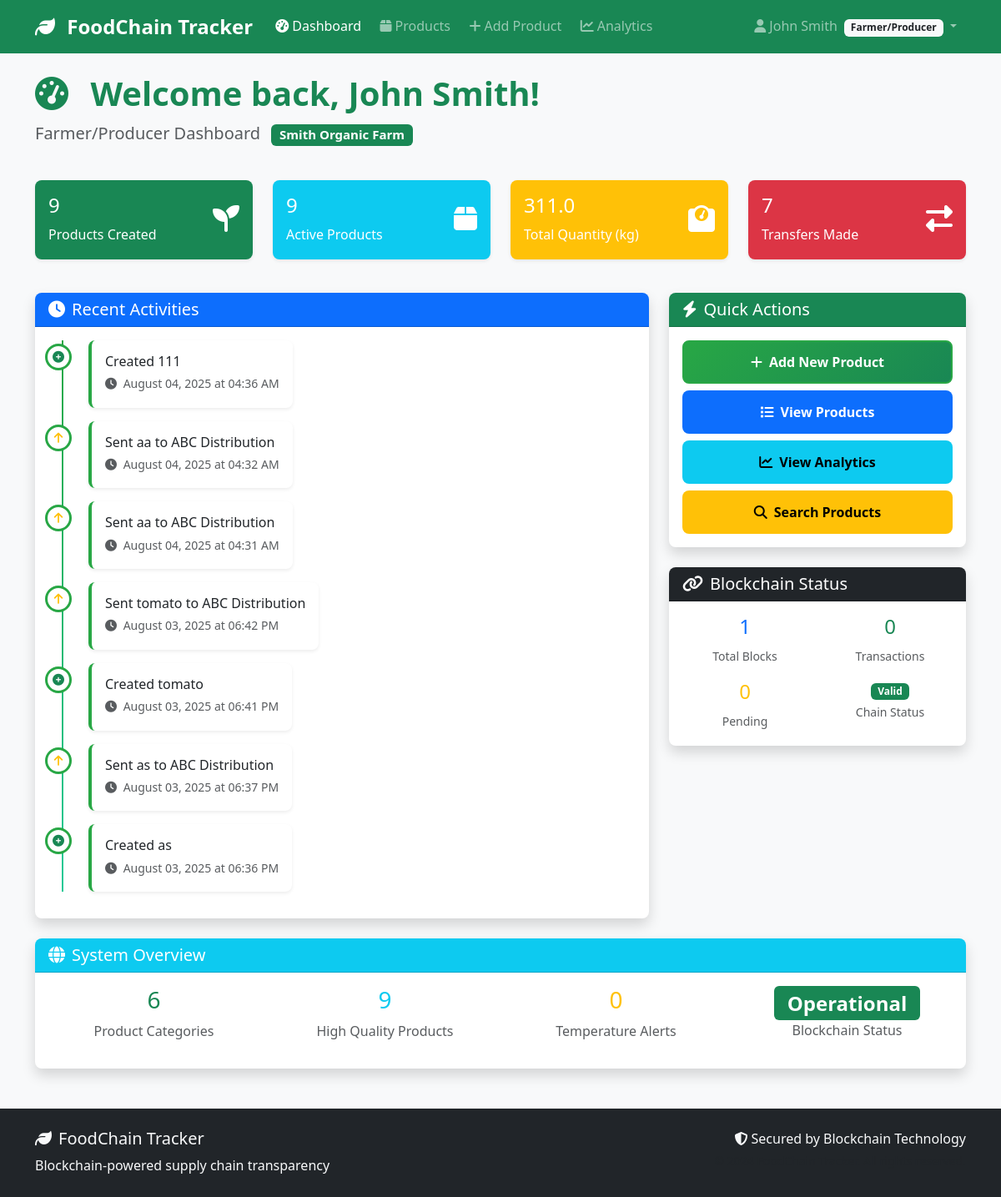
The page /dashboard/ (signed in) on the database its author committed.
### models/user.py (models this page shows, shortened)
class User(UserMixin, db.Model):
    __tablename__ = 'users'
    id = db.Column(db.Integer, primary_key=True)
    username = db.Column(db.String(80), unique=True, nullable=False)
    email = db.Column(db.String(120), unique=True, nullable=False)
    password_hash = db.Column(db.String(200), nullable=False)
    full_name = db.Column(db.String(100), nullable=False)
    phone = db.Column(db.String(20))
    address = db.Column(db.Text)
    role = db.Column(db.String(20), nullable=False)  # 'farmer', 'distributor', 'retailer', 'inspector'
    company_name = db.Column(db.String(100))
    license_number = db.Column(db.String(50))  # Business license or certification
    is_active = db.Column(db.Boolean, default=True)
    is_verified = db.Column(db.Boolean, default=False)  # For business verification
    created_at = db.Column(db.DateTime, default=datetime.utcnow)
    last_login = db.Column(db.DateTime)
    products_created = db.relationship('Product', foreign_keys='Product.created_by',
                                     backref='creator', lazy='dynamic')
    sent_transactions = db.relationship('Transaction', foreign_keys='Transaction.from_user_id',
                                      backref='sender', lazy='dynamic')
    received_transactions = db.relationship('Transaction', foreign_keys='Transaction.to_user_id',
                                          backref='receiver', lazy='dynamic')
    def get_role_display(self):
        role_names = {
            'farmer': 'Farmer/Producer',
            'distributor': 'Distributor',
            'retailer': 'Retailer',
            'inspector': 'Inspector'
        }
        return role_names.get(self.role, self.role.title())
    def can_create_products(self):
        return self.role == 'farmer'

### models/blockchain.py (models this page shows, shortened)
class Transaction(db.Model):
    __tablename__ = 'transactions'
    id = db.Column(db.Integer, primary_key=True)
    transaction_id = db.Column(db.String(100), unique=True, nullable=False)
    block_index = db.Column(db.Integer)  # Which block contains this transaction
    product_id = db.Column(db.Integer, db.ForeignKey('products.id'), nullable=False)
    from_user_id = db.Column(db.Integer, db.ForeignKey('users.id'), nullable=False)
    to_user_id = db.Column(db.Integer, db.ForeignKey('users.id'), nullable=False)
    transaction_type = db.Column(db.String(50), nullable=False)  # 'create', 'transfer', 'receive'
    quantity = db.Column(db.Float, nullable=False)
    notes = db.Column(db.Text)
    location = db.Column(db.String(200))
    latitude = db.Column(db.Float)
    longitude = db.Column(db.Float)
    temperature = db.Column(db.Float)
    humidity = db.Column(db.Float)
    pressure = db.Column(db.Float)
    vehicle_id = db.Column(db.String(50))
    transport_method = db.Column(db.String(50))  # 'truck', 'ship', 'plane', etc.
    expected_delivery = db.Column(db.DateTime)
    quality_check_passed = db.Column(db.Boolean, default=True)
    quality_notes = db.Column(db.Text)
    signature = db.Column(db.Text)
    timestamp = db.Column(db.DateTime, default=datetime.utcnow)
    created_at = db.Column(db.DateTime, default=datetime.utcnow)

### routes/dashboard.py (the view)
@dashboard_bp.route('/')
@login_required
def main():
    blockchain_info = get_blockchain_info()
    user_stats = get_user_statistics(current_user)
    recent_activities = get_recent_activities(current_user)
    system_overview = get_system_overview()
    return render_template('dashboard/main.html',
                         user=current_user,
                         blockchain_info=blockchain_info,
                         user_stats=user_stats,
                         recent_activities=recent_activities,
                         system_overview=system_overview)

### templates/dashboard/main.html (shortened to what this page needs)
{% extends "base.html" %}
{% block content %}
<div class="row mb-4">
    <div class="col-12">
        <h1 class="display-6 fw-bold text-success">
            <i class="fas fa-tachometer-alt me-3"></i>
            Welcome back, {{ current_user.full_name }}!
        </h1>
        <p class="lead text-muted">
            {{ current_user.get_role_display() }} Dashboard
            <span class="badge bg-success ms-2">{{ current_user.company_name or 'Individual' }}</span>
        </p>
    </div>
</div>
<div class="row mb-4">
    {% if current_user.role == 'farmer' %}
        <div class="col-md-3 mb-3">
            <div class="card bg-success text-white">
                <div class="card-body">
                    <div class="d-flex justify-content-between">
                        <div>
                            <h4 class="card-title">{{ user_stats.products_created or 0 }}</h4>
                            <p class="card-text">Products Created</p>
                        </div>
                        <div class="align-self-center">
                            <i class="fas fa-seedling fa-2x"></i>
                        </div>
                    </div>
                </div>
            </div>
        </div>
        <div class="col-md-3 mb-3">
            <div class="card bg-info text-white">
                <div class="card-body">
                    <div class="d-flex justify-content-between">
                        <div>
                            <h4 class="card-title">{{ user_stats.active_products or 0 }}</h4>
                            <p class="card-text">Active Products</p>
                        </div>
                        <div class="align-self-center">
                            <i class="fas fa-box fa-2x"></i>
                        </div>
                    </div>
                </div>
            </div>
        </div>
        <div class="col-md-3 mb-3">
            <div class="card bg-warning text-white">
                <div class="card-body">
                    <div class="d-flex justify-content-between">
                        <div>
                            <h4 class="card-title">{{ "%.1f"|format(user_stats.total_quantity or 0) }}</h4>
                            <p class="card-text">Total Quantity (kg)</p>
                        </div>
                        <div class="align-self-center">
                            <i class="fas fa-weight fa-2x"></i>
                        </div>
                    </div>
                </div>
            </div>
        </div>
        <div class="col-md-3 mb-3">
            <div class="card bg-danger text-white">
                <div class="card-body">
                    <div class="d-flex justify-content-between">
                        <div>
                            <h4 class="card-title">{{ user_stats.transactions_sent or 0 }}</h4>
                            <p class="card-text">Transfers Made</p>
                        </div>
                        <div class="align-self-center">
                            <i class="fas fa-exchange-alt fa-2x"></i>
                        </div>
                    </div>
                </div>
            </div>
        </div>
    {% endif %}
</div>
<div class="row">
    <div class="col-lg-8 mb-4">
        <div class="card shadow">
            <div class="card-header bg-primary text-white">
                <h5 class="mb-0">
                    <i class="fas fa-clock me-2"></i>Recent Activities
                </h5>
            </div>
            <div class="card-body">
                {% if recent_activities %}
                    <div class="timeline">
                        {% for activity in recent_activities %}
                            <div class="timeline-item d-flex mb-3">
                                <div class="timeline-marker">
                                    {% if activity.type == 'created' %}
                                        <i class="fas fa-plus-circle text-success"></i>
                                    {% elif activity.type == 'sent' %}
                                        <i class="fas fa-arrow-up text-warning"></i>
                                    {% elif activity.type == 'received' %}
                                        <i class="fas fa-arrow-down text-info"></i>
                                    {% endif %}
                                </div>
                                <div class="timeline-content ms-3">
                                    <h6 class="mb-1">{{ activity.description }}</h6>
                                    <small class="text-muted">
                                        <i class="fas fa-clock me-1"></i>
                                        {{ activity.timestamp.strftime('%B %d, %Y at %I:%M %p') }}
                                    </small>
                                </div>
                            </div>
                        {% endfor %}
                    </div>
                {% endif %}
            </div>
        </div>
    </div>
    <div class="col-lg-4 mb-4">
        <div class="card shadow mb-4">
            <div class="card-header bg-success text-white">
                <h5 class="mb-0">
                    <i class="fas fa-bolt me-2"></i>Quick Actions
                </h5>
            </div>
            <div class="card-body">
                {% if current_user.can_create_products() %}
                    <a href="{{ url_for('products.add_product') }}" class="btn btn-success w-100 mb-2">
                        <i class="fas fa-plus me-2"></i>Add New Product
                    </a>
                {% endif %}
                <a href="{{ url_for('products.list_products') }}" class="btn btn-primary w-100 mb-2">
                    <i class="fas fa-list me-2"></i>View Products
                </a>
                <a href="{{ url_for('analytics.dashboard') }}" class="btn btn-info w-100 mb-2">
                    <i class="fas fa-chart-line me-2"></i>View Analytics
                </a>
                <a href="{{ url_for('products.search_products') }}" class="btn btn-warning w-100">
                    <i class="fas fa-search me-2"></i>Search Products
                </a>
            </div>
        </div>
        <div class="card shadow">
            <div class="card-header bg-dark text-white">
                <h5 class="mb-0">
                    <i class="fas fa-link me-2"></i>Blockchain Status
                </h5>
            </div>
            <div class="card-body">
                <div class="row text-center">
                    <div class="col-6 mb-3">
                        <h4 class="text-primary">{{ blockchain_info.total_blocks }}</h4>
                        <small class="text-muted">Total Blocks</small>
                    </div>
                    <div class="col-6 mb-3">
                        <h4 class="text-success">{{ blockchain_info.total_transactions }}</h4>
                        <small class="text-muted">Transactions</small>
                    </div>
                    <div class="col-6">
                        <h4 class="text-warning">{{ blockchain_info.pending_transactions }}</h4>
                        <small class="text-muted">Pending</small>
                    </div>
                    <div class="col-6">
                        <span class="badge bg-{{ 'success' if blockchain_info.is_valid else 'danger' }}">
                            {{ 'Valid' if blockchain_info.is_valid else 'Invalid' }}
                        </span>
                        <br><small class="text-muted">Chain Status</small>
                    </div>
                </div>
            </div>
        </div>
    </div>
</div>
<div class="row">
    <div class="col-12">
        <div class="card shadow">
            <div class="card-header bg-info text-white">
                <h5 class="mb-0">
                    <i class="fas fa-globe me-2"></i>System Overview
                </h5>
            </div>
            <div class="card-body">
                <div class="row text-center">
                    <div class="col-md-3 mb-3">
                        <h3 class="text-success">{{ system_overview.category_stats|length or 0 }}</h3>
                        <p class="text-muted mb-0">Product Categories</p>
                    </div>
                    <div class="col-md-3 mb-3">
                        <h3 class="text-info">{{ system_overview.quality_stats.high_quality or 0 }}</h3>
                        <p class="text-muted mb-0">High Quality Products</p>
                    </div>
                    <div class="col-md-3 mb-3">
                        <h3 class="text-warning">{{ system_overview.temperature_alerts or 0 }}</h3>
                        <p class="text-muted mb-0">Temperature Alerts</p>
                    </div>
                    <div class="col-md-3 mb-3">
                        <span class="badge bg-success fs-4">{{ system_overview.blockchain_status.title() }}</span>
                        <p class="text-muted mb-0">Blockchain Status</p>
                    </div>
                </div>
            </div>
        </div>
    </div>
</div>
{% endblock %}

### templates/base.html (shortened to what this page needs)
<!DOCTYPE html>
<html lang="en">
<head>
    <link href="https://cdn.jsdelivr.net/npm/bootstrap@5.3.0/dist/css/bootstrap.min.css" rel="stylesheet">
    <link href="https://cdnjs.cloudflare.com/ajax/libs/font-awesome/6.4.0/css/all.min.css" rel="stylesheet">
    <link href="{{ url_for('static', filename='css/style.css') }}" rel="stylesheet">
</head>
<body>
    <nav class="navbar navbar-expand-lg navbar-dark bg-success">
        <div class="container">
            <a class="navbar-brand" href="{{ url_for('index') }}">
                <i class="fas fa-leaf me-2"></i>
                FoodChain Tracker
            </a>
            <div class="collapse navbar-collapse" id="navbarNav">
                <ul class="navbar-nav me-auto">
                    {% if current_user.is_authenticated %}
                        <li class="nav-item">
                            <a class="nav-link" href="{{ url_for('dashboard.main') }}">
                                <i class="fas fa-tachometer-alt me-1"></i>Dashboard
                            </a>
                        </li>
                        <li class="nav-item">
                            <a class="nav-link" href="{{ url_for('products.list_products') }}">
                                <i class="fas fa-box me-1"></i>Products
                            </a>
                        </li>
                        {% if current_user.can_create_products() %}
                        <li class="nav-item">
                            <a class="nav-link" href="{{ url_for('products.add_product') }}">
                                <i class="fas fa-plus me-1"></i>Add Product
                            </a>
                        </li>
                        {% endif %}
                        <li class="nav-item">
                            <a class="nav-link" href="{{ url_for('analytics.dashboard') }}">
                                <i class="fas fa-chart-line me-1"></i>Analytics
                            </a>
                        </li>
                    {% endif %}
                </ul>
                <ul class="navbar-nav">
                    {% if current_user.is_authenticated %}
                        <li class="nav-item dropdown">
                            <a class="nav-link dropdown-toggle" href="#" id="navbarDropdown" role="button" data-bs-toggle="dropdown">
                                <i class="fas fa-user me-1"></i>{{ current_user.full_name }}
                                <span class="badge bg-light text-dark ms-1">{{ current_user.get_role_display() }}</span>
                            </a>
                        </li>
                    {% endif %}
                </ul>
            </div>
        </div>
    </nav>
    <main class="container my-4">
        {% block content %}{% endblock %}
    </main>
    <footer class="bg-dark text-light py-4 mt-5">
        <div class="container">
            <div class="row">
                <div class="col-md-6">
                    <h5><i class="fas fa-leaf me-2"></i>FoodChain Tracker</h5>
                    <p class="mb-0">Blockchain-powered supply chain transparency</p>
                </div>
                <div class="col-md-6 text-md-end">
                    <p class="mb-0">
                        <i class="fas fa-shield-alt me-1"></i>Secured by Blockchain Technology
                    </p>
                    <small class="text-muted">© 2024 FoodChain Tracker. All rights reserved.</small>
                </div>
            </div>
        </div>
    </footer>
</body>
</html>

### rows shown on the page
User: full_name "John Smith", role "Farmer/Producer", company_name "Smith Organic Farm"
Transaction: timestamp "August 04, 2025 at 04:36 AM"
Transaction: timestamp "August 04, 2025 at 04:32 AM"
Transaction: timestamp "August 04, 2025 at 04:31 AM"
Transaction: timestamp "August 03, 2025 at 06:42 PM"
Transaction: timestamp "August 03, 2025 at 06:41 PM"
Transaction: timestamp "August 03, 2025 at 06:37 PM"
Transaction: timestamp "August 03, 2025 at 06:36 PM"

### other values the page prints
{{ user_stats.products_created or 0 }} "9"
{{ user_stats.active_products or 0 }} "9"
{{ "%.1f"|format(user_stats.total_quantity or 0) }} "311.0"
{{ user_stats.transactions_sent or 0 }} "7"
{{ activity.description }} "Created 111" "Sent aa to ABC Distribution" "Sent aa to ABC Distribution" "Sent tomato to ABC Distribution" "Created tomato" "Sent as to ABC Distribution" "Created as"
{{ blockchain_info.total_blocks }} "1"
{{ blockchain_info.total_transactions }} "0"
{{ blockchain_info.pending_transactions }} "0"
{{ 'Valid' if blockchain_info.is_valid else 'Invalid' }} "Valid"
{{ system_overview.category_stats|length or 0 }} "6"
{{ system_overview.quality_stats.high_quality or 0 }} "9"
{{ system_overview.temperature_alerts or 0 }} "0"
{{ system_overview.blockchain_status.title() }} "Operational"
